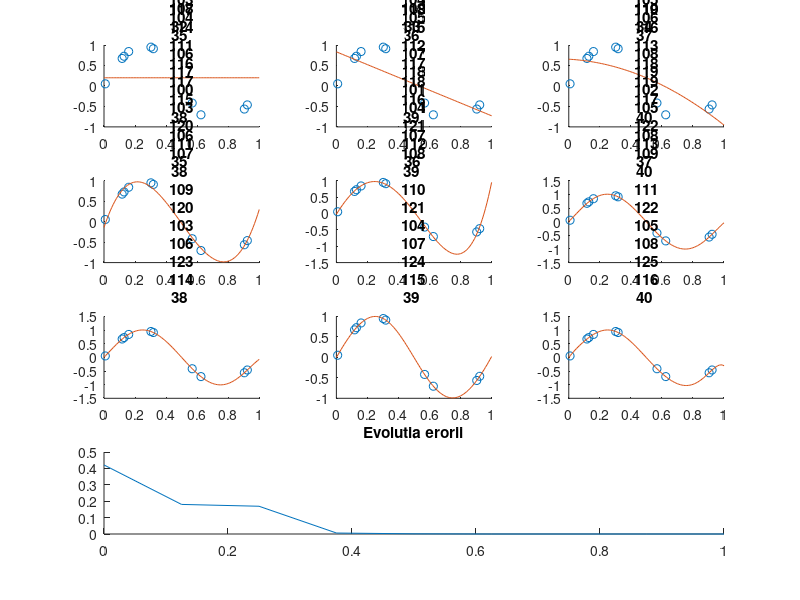

Recreate this plot in MATLAB.
function driver()
    n = 10;
    [X, U] = genereazaExemple(@(x) sin(2*pi*x), n, 0.001);
    E = [];
    clf();
    for i = 0:8
        subplot(4, 3, i+1)
        title("Polinom de gradul " + i)
        hold on;
        ploateazaExemple(X, U);
        p = gasestePolinomOptim(X, U, i);
        ploteazaGraficPolinom(p);
        hold off;
        Y = arrayfun(@(x) polyval(p, x), X);
        E = [E; calculeazaEroare(U, Y)];
    end
    subplot(4, 3, [10, 11, 12]);
    hold on
    title("Evolutia erorii");
    plot(linspace(0, 1, size(E, 1)), E);
    hold off
end

function [X, U] = genereazaExemple(f, n, sigma)
    X = rand(n, 1);
    noise = normrnd(0, sigma, n, 1);
    U = arrayfun(f, X) + noise;
end

function ploateazaExemple(X, U)    
    plot(X, U, 'o');
end

function p = gasestePolinomOptim(X, U, n)
    p = polyfit(X, U, n);
end

function ploteazaGraficPolinom(p)
    X = 0:0.01:1;
    Y = arrayfun(@(x) polyval(p, x), X);
    plot(X, Y)    
end

function e = calculeazaEroare(U, Y)
    e = sum((U - Y).^2) / size(U, 1);
end